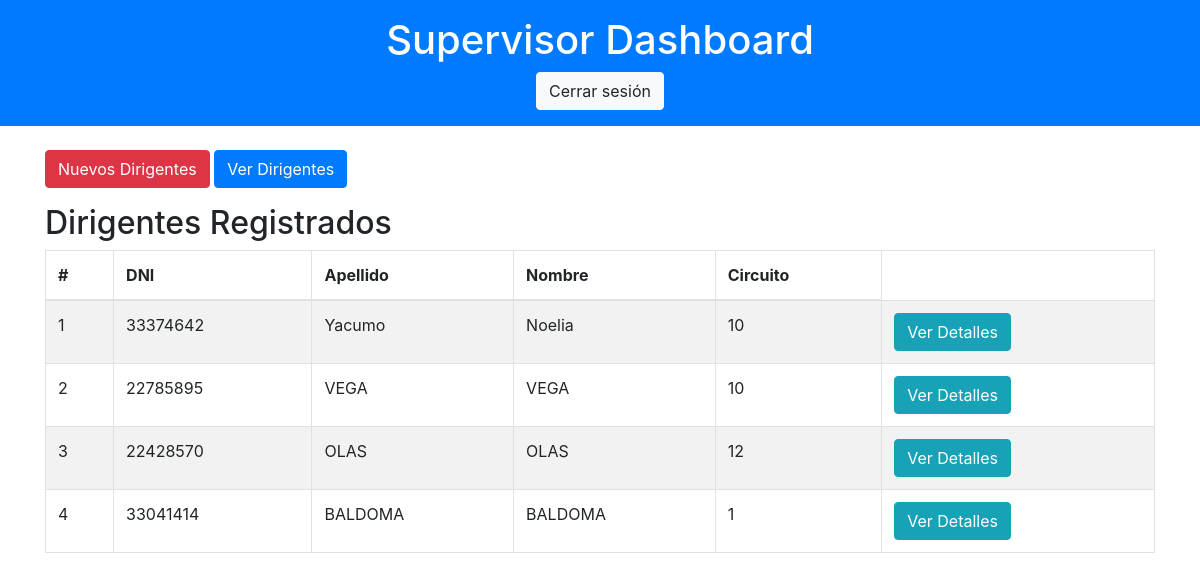
/supervisor_dashboard.php (signed in), run on the app's committed database.
### tables this page shows
CREATE TABLE IF NOT EXISTS `dirigentes` (
  `DNI` varchar(10) NOT NULL,
  `Apellido` varchar(50) DEFAULT NULL,
  `Nombre` varchar(50) DEFAULT NULL,
  `Circuito` int DEFAULT NULL,
  `HoraRegistro` datetime DEFAULT NULL,
  `SupervisorDNI` varchar(10) DEFAULT NULL,
  `Clave` varchar(255) NOT NULL,
  PRIMARY KEY (`DNI`),
  KEY `SupervisorDNI` (`SupervisorDNI`)
);

### supervisor_dashboard.php (the view, shortened to what this page needs)
<?php
include('conexion.php');
$queryDirigentes = "SELECT * FROM Dirigentes ";
$resultDirigentes = $conn->query($queryDirigentes);
?>
<!DOCTYPE html>
<html lang="es">
<head>
    <link href="https://stackpath.bootstrapcdn.com/bootstrap/4.5.2/css/bootstrap.min.css" rel="stylesheet">
</head>
<body>
    <header class="bg-primary text-white text-center p-3">
        <h1>Supervisor Dashboard</h1>
        <a href="logout.php" class="btn btn-light">Cerrar sesión</a>
    </header>
    <div class="table-responsive">
    <div class="container mt-4">
    <a href="register_dirigente.php" class="btn btn-danger mb-3">Nuevos Dirigentes</a>
        <a href="dirigentes_list.php" class="btn btn-primary mb-3">Ver Dirigentes</a>
        <h2>Dirigentes Registrados</h2>
        <table class="table table-bordered table-hover table-striped">
            <thead>
                <tr>
                    <th>#</th>
                    <th>DNI</th>
                    <th>Apellido</th>
                    <th>Nombre</th>
                    <th>Circuito</th>
                </tr>
            </thead>
            <tbody>
                <?php
                if ($resultDirigentes->num_rows > 0) {
                    $i = 1;
                    while ($row = $resultDirigentes->fetch_assoc()) {
                        echo "<tr>
                                <td>{$i}</td>
                                <td>{$row['DNI']}</td>
                                <td>{$row['Apellido']}</td>
                                <td>{$row['Nombre']}</td>
                                <td>{$row['Circuito']}</td>
                                <td><a href='dirigente_details.php?dni={$row['DNI']}' class='btn btn-info'>Ver Detalles</a></td>
                              </tr>";
                        $i++;
                    }
                } else {
                    echo "<tr><td colspan='6' class='text-center'>No hay dirigentes registrados</td></tr>";
                }
                ?>
            </tbody>
        </table>
    </div>
    </div>
</body>
</html>

### data on the page
dirigentes: DNI "33374642", Apellido "Yacumo", Nombre "Noelia", Circuito "10"
dirigentes: DNI "22785895", Apellido "VEGA", Nombre "VEGA", Circuito "10"
dirigentes: DNI "22428570", Apellido "OLAS", Nombre "OLAS", Circuito "12"
dirigentes: DNI "33041414", Apellido "BALDOMA", Nombre "BALDOMA", Circuito "1"
